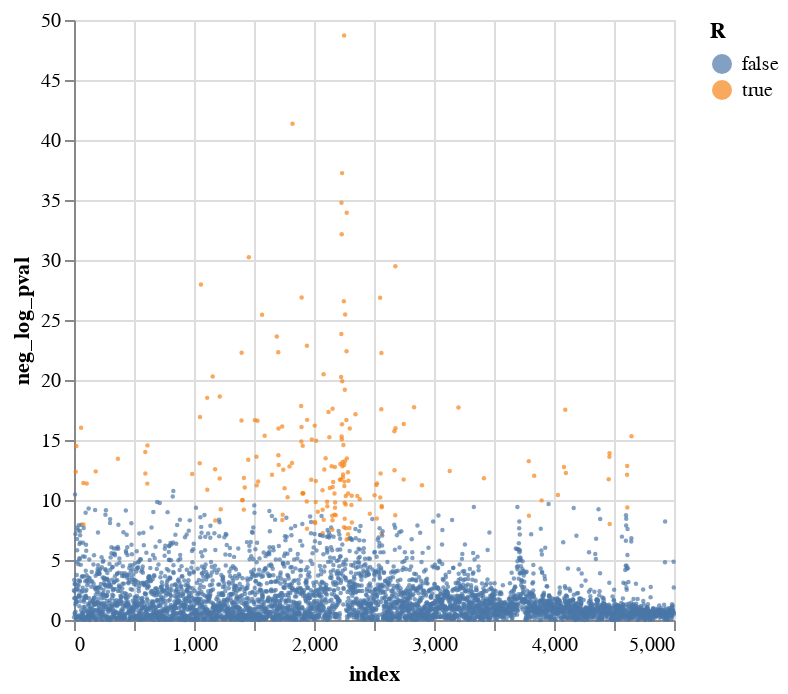

Notebook source saved alongside this figure:
### Markdown cell above
These are the results for this direction. Higher points are more significant, orange points are selected in online testing.

### Code cell
import altair as alt
alt.data_transformers.enable("vegafusion")

ctl.plot_pval_sequence(online_result_initial, width=300)

### Figure 1 — Vega specification as saved in the notebook (floating-point values rounded to 4 significant figures; data arrays with more than 128 entries replaced by an {"elided": "..."} marker saying what was removed)
{"$schema": "https://vega.github.io/schema/vega/v5.json", "data": [{"name": "source_0", "values": {"elided": "5000 records"}}, {"name": "source_0_x_domain_index", "values": [{"min": 0, "max": 4999}]}, {"name": "source_0_y_domain_neg_log_pval", "values": [{"min": 0.0001227, "max": 48.71}]}, {"name": "source_0_color_domain_R", "values": [{"R": false}, {"R": true}]}], "marks": [{"type": "symbol", "name": "marks", "from": {"data": "source_0"}, "encode": {"update": {"fill": {"field": "R", "scale": "color"}, "y": {"field": "neg_log_pval", "scale": "y"}, "size": {"value": 5}, "x": {"field": "index", "scale": "x"}, "shape": {"value": "circle"}, "opacity": {"value": 0.7}}}, "style": ["circle"]}], "scales": [{"name": "x", "type": "linear", "domain": [{"signal": "(data(\"source_0_x_domain_index\")[0] || {}).min"}, {"signal": "(data(\"source_0_x_domain_index\")[0] || {}).max"}], "range": [0, {"signal": "width"}], "nice": true, "zero": true}, {"name": "y", "type": "linear", "domain": [{"signal": "(data(\"source_0_y_domain_neg_log_pval\")[0] || {}).min"}, {"signal": "(data(\"source_0_y_domain_neg_log_pval\")[0] || {}).max"}], "range": [{"signal": "height"}, 0], "nice": true, "zero": true}, {"name": "color", "type": "ordinal", "domain": {"data": "source_0_color_domain_R", "field": "R", "sort": true}, "range": "category"}], "axes": [{"scale": "x", "maxExtent": 0, "domain": false, "zindex": 0, "tickCount": {"signal": "ceil(width/40)"}, "gridScale": "y", "ticks": false, "labels": false, "grid": true, "orient": "bottom", "aria": false, "minExtent": 0}, {"scale": "y", "domain": false, "labels": false, "maxExtent": 0, "gridScale": "x", "minExtent": 0, "ticks": false, "aria": false, "zindex": 0, "grid": true, "orient": "left", "tickCount": {"signal": "ceil(height/40)"}}, {"scale": "x", "labelOverlap": true, "grid": false, "orient": "bottom", "tickCount": {"signal": "ceil(width/40)"}, "title": "index", "zindex": 0, "labelFlush": true}, {"scale": "y", "grid": false, "orient": "left", "title": "neg_log_pval", "labelOverlap": true, "tickCount": {"signal": "ceil(height/40)"}, "zindex": 0}], "height": 300, "padding": 5, "style": "cell", "legends": [{"fill": "color", "symbolType": "circle", "title": "R", "encode": {"symbols": {"update": {"opacity": {"value": 0.7}}}}}], "width": 300, "background": "white"}
